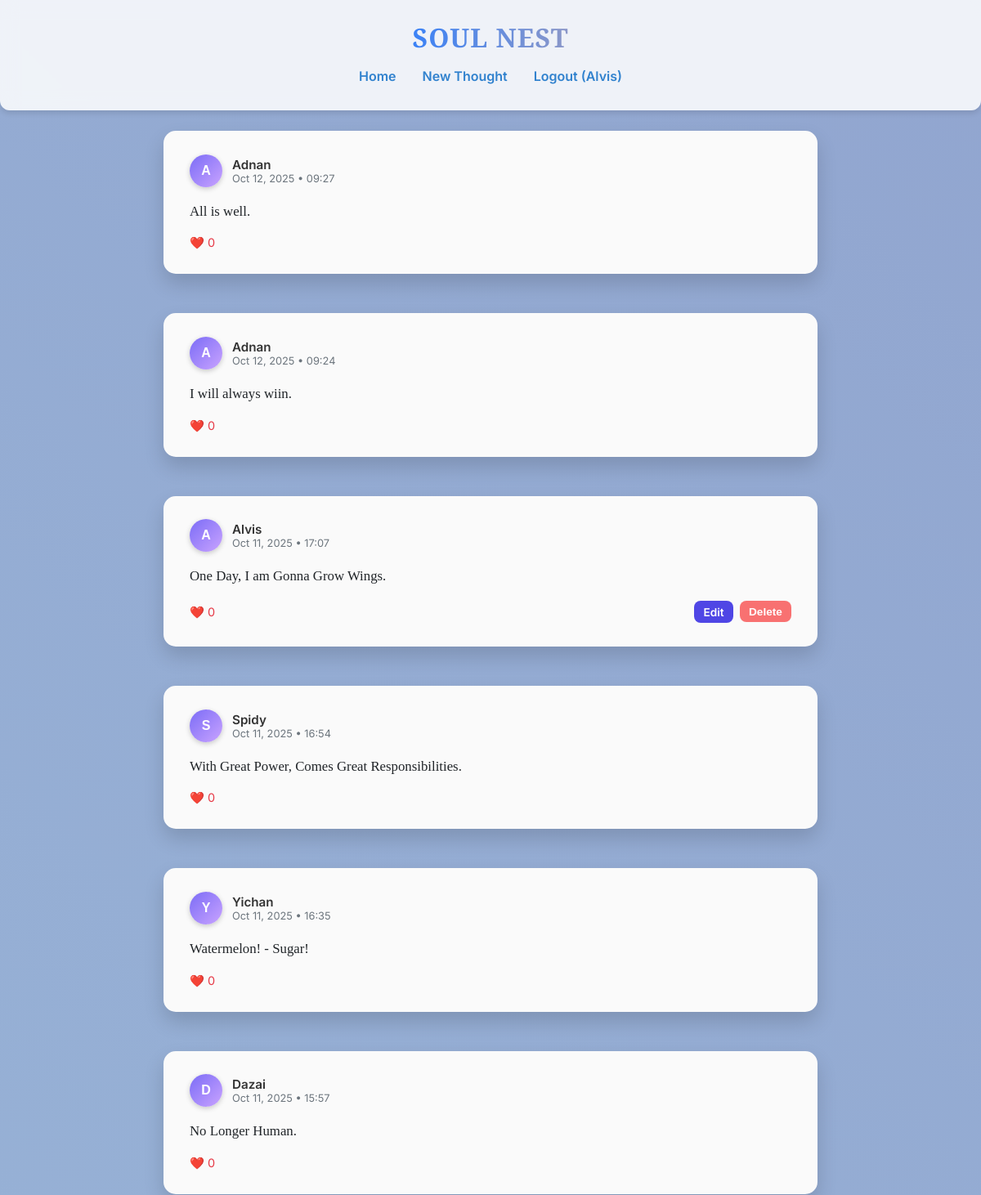
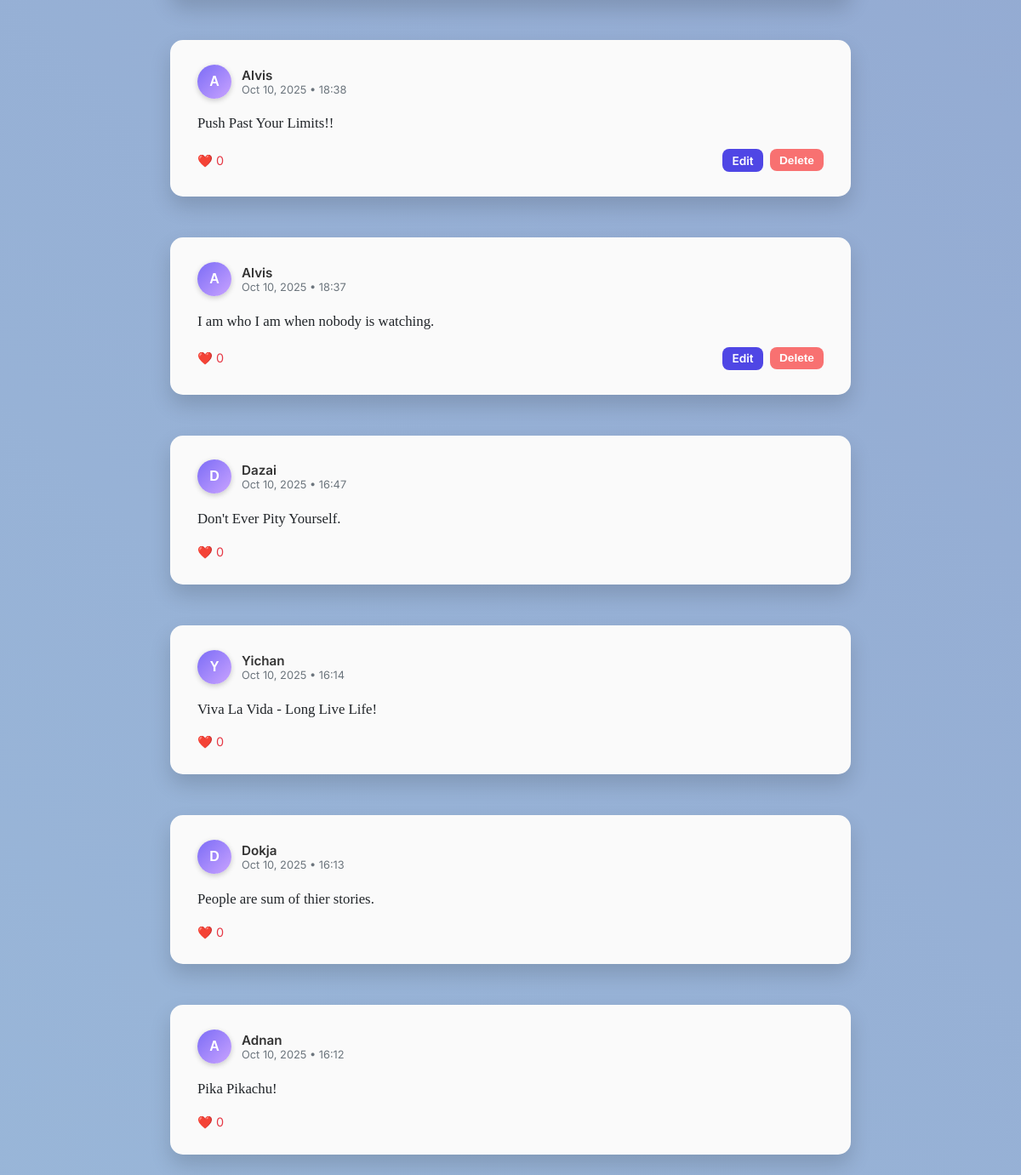
Screenshot of /thoughts (signed in) with the database file from the repository (2 pictures, top to bottom).
### models.py (models this page shows)
class User(UserMixin, db.Model):
    id = db.Column(db.Integer, primary_key=True)
    username = db.Column(db.String(80), unique=True, nullable=False)
    password = db.Column(db.String(120), nullable=False)
    thoughts = db.relationship('Thought', backref='user', lazy=True)  # Backref 'user' for Thought

class Thought(db.Model):
    id = db.Column(db.Integer, primary_key=True)
    content = db.Column(db.Text, nullable=False)
    user_id = db.Column(db.Integer, db.ForeignKey('user.id'), nullable=False)
    timestamp = db.Column(db.DateTime, default=datetime.utcnow)  # Uses UTC for consistency  # Uses UTC for consistency
    mood = db.Column(db.String(20), default="neutral")

### app.py (the view)
@app.route('/thoughts')
@login_required
def thoughts():
    all_thoughts = Thought.query.options(
        joinedload(Thought.user)
    ).order_by(Thought.timestamp.desc()).all()
    return render_template('thoughts.html', thoughts=all_thoughts)

### app.py (called while the page is built)
@login_manager.user_loader
def load_user(user_id):
    return User.query.get(int(user_id))  # Loads user by ID

### templates/thoughts.html (shortened to what this page needs)
{% extends "base.html" %}
{% block content %}
<div class="feed-container" style="display: flex; flex-direction: column; gap: 1.5rem;">
    {% if thoughts %}
        {% for thought in thoughts %}
            <div class="thought-card mood-{{ thought.mood }}" data-aos="fade-up" style="
                padding: 1.8rem 2rem;
                border-radius: 15px;
                box-shadow: 0 12px 25px rgba(0,0,0,0.15);
                transition: transform 0.3s ease, box-shadow 0.3s ease, background 0.4s ease;
            "
            onmouseover="this.style.transform='scale(1.03)'; this.style.boxShadow='0 18px 35px rgba(0,0,0,0.25)';"
            onmouseout="this.style.transform='scale(1)'; this.style.boxShadow='0 12px 25px rgba(0,0,0,0.15)';">
                <div class="thought-header" style="display: flex; align-items: center; gap: 0.75rem; margin-bottom: 0.75rem;">
                    <div style="
                        width: 40px; height: 40px;
                        border-radius: 50%;
                        background: linear-gradient(135deg, #7b6cf6, #c9a3ff);
                        display: flex; align-items: center; justify-content: center;
                        font-weight: 700; color: white;
                        font-family: 'Zalando Sans SemiExpanded', sans-serif;
                        font-size: 1rem; text-transform: uppercase;
                        box-shadow: 0 2px 6px rgba(0,0,0,0.2);
                    ">
                        {{ thought.user.username[0] }}
                    </div>
                    <div>
                        <div style="font-weight: 600; font-size: 0.95rem; color: #333;">
                            {{ thought.user.username }}
                        </div>
                        <div style="font-size: 0.8rem; color: #6c757d;">
                            {{ thought.timestamp.strftime('%b %d, %Y • %H:%M') }}
                        </div>
                    </div>
                </div>
                <p class="thought-content" style="
                    font-family: 'PT Serif', serif;
                    font-size: 1.05rem; color: #212529;
                    line-height: 1.6; margin-bottom: 1rem;
                ">
                    {{ thought.content }}
                </p>
                <div class="thought-footer" style="display: flex; justify-content: space-between; align-items: center;">
                    <div class="reactions" style="display: flex; gap: 1rem; font-size: 0.9rem; color: #e63946; cursor: pointer;">
                        <span class="heart-icon">❤️ {{ thought.likes or 0 }}</span>
                    </div>
                    {% if thought.user_id == current_user.id %}
                        <div style="display:flex; gap:0.5rem;">
                            <a href="{{ url_for('edit_thought', id=thought.id) }}" style="
                                padding:0.35rem 0.7rem; font-size:0.85rem; font-weight:600; border-radius:8px; border:none;
                                background:#4f46e5; color:white; text-decoration:none; cursor:pointer; transition: all 0.3s ease;"
                                onmouseover="this.style.transform='translateY(-2px) scale(1.05)';" onmouseout="this.style.transform='none';">
                                Edit
                            </a>
                            <form action="{{ url_for('delete_thought', id=thought.id) }}" method="POST">
                                <button type="submit" style="
                                    padding:0.35rem 0.7rem; font-size:0.85rem; font-weight:600; border-radius:8px; border:none;
                                    background:#f87171; color:white; cursor:pointer; transition: all 0.3s ease;"
                                    onmouseover="this.style.transform='translateY(-2px) scale(1.05)';" onmouseout="this.style.transform='none';">
                                    Delete
                                </button>
                            </form>
                        </div>
                    {% endif %}
                </div>
            </div>
        {% endfor %}
    {% else %}
        <div class="no-thoughts text-center mt-5">
            <h3 style="font-family: 'PT Serif', serif;">No thoughts yet... 🌱</h3>
            <p style="color: #555;">Share your first thought to start building your soul nest!</p>
        </div>
    {% endif %}
</div>
{% endblock %}

### templates/base.html (shortened to what this page needs)
<!DOCTYPE html>
<html lang="en">
<head>
    <link href="https://unpkg.com/aos@2.3.1/dist/aos.css" rel="stylesheet">
</head>
<body>
    <div class="header" data-aos="fade-down">
        <h1>SOUL NEST</h1>
        <div class="nav-links">
            <a href="{% if current_user.is_authenticated %}{{ url_for('thoughts') }}{% else %}{{ url_for('home') }}{% endif %}">
                Home
            </a>
            {% if current_user.is_authenticated %}
                <a href="{{ url_for('new_thought') }}">New Thought</a>
                <a href="{{ url_for('logout') }}">Logout ({{ current_user.username }})</a>
            {% else %}
                <a href="{{ url_for('login') }}">Login</a>
                <a href="{{ url_for('register') }}">Register</a>
            {% endif %}
        </div>
    </div>
    <div class="content container" data-aos="fade-up">
        {% block content %}{% endblock %}
    </div>
</body>
</html>

### templates/base.html (style rules this page uses)
:root { --primary: #3182ce; --primary-light: #e0f2fe; --text-dark: #212529; --text-muted: #6c757d; --bg: #f8f9fa; --card-bg: #ffffff; --card-shadow: 0 4px 6px rgba(0, 0, 0, 0.1); }
body { font-family: 'Inter', sans-serif; margin: 0; background: linear-gradient(45deg, #a8d8ea 0%, #8b97c8 100%); background-size: 400% 400%; animation: gradientShift 15s ease infinite; overflow-x: hidden; }
.container { max-width: 800px; margin: 0 auto; padding: 0 1rem; }
.header { background: rgba(255, 255, 255, 0.85); padding: 1.5rem 0; position: fixed; top: 0; width: 100%; z-index: 1000; display: flex; flex-direction: column; align-items: center; box-shadow: var(--card-shadow); border-radius: 0 0 12px 12px; backdrop-filter: blur(10px); }
.header h1 { margin: 0; text-align: center; font-family: 'Playfair Display', serif; font-size: 2rem; letter-spacing: 1px; background: linear-gradient(90deg, #3b82f6, #8b97c8); -webkit-background-clip: text; background-clip: text; color: transparent; }
.nav-links { display: flex; justify-content: center; gap: 2rem; margin-top: 0.5rem; }
.nav-links a { color: var(--primary); text-decoration: none; font-weight: 600; position: relative; padding: 0.5rem 0; }
.nav-links a::after { content: ''; position: absolute; width: 0%; height: 2px; left: 0; bottom: -2px; background: var(--primary); transition: width 0.3s; }
.content { margin-top: 160px; }
.thought-card { background: rgba(255, 255, 255, 0.85); padding: 1.5rem; border-radius: 12px; box-shadow: var(--card-shadow); margin-bottom: 1.5rem; transition: transform 0.3s, box-shadow 0.3s, background 0.3s; }
.heart-icon { display: inline-block; transition: transform 0.5s cubic-bezier(0.4, 0, 0.2, 1), text-shadow 0.5s cubic-bezier(0.4, 0, 0.2, 1); cursor: pointer; }
button { width: 100%; padding: 0.75rem; background-color: var(--primary); color: white; border: none; border-radius: 8px; font-size: 1rem; font-weight: 600; cursor: pointer; transition: all 0.3s ease; }

### templates/thoughts.html (style rules this page uses)
.thought-card { background: #fafafa; transition: all 0.4s ease; }

### rows the page displays
User: username "Alvis"
Thought: user "A", user.username "Adnan", timestamp "Oct 12, 2025 • 09:27", content "All is well.", likes "0"
Thought: user "A", user.username "Adnan", timestamp "Oct 12, 2025 • 09:24", content "I will always wiin.", likes "0"
Thought: user "A", user.username "Alvis", timestamp "Oct 11, 2025 • 17:07", content "One Day, I am Gonna Grow Wings.", likes "0"
Thought: user "S", user.username "Spidy", timestamp "Oct 11, 2025 • 16:54", content "With Great Power, Comes Great Responsibilities.", likes "0"
Thought: user "Y", user.username "Yichan", timestamp "Oct 11, 2025 • 16:35", content "Watermelon! - Sugar!", likes "0"
Thought: user "D", user.username "Dazai", timestamp "Oct 11, 2025 • 15:57", content "No Longer Human.", likes "0"
Thought: user "A", user.username "Alvis", timestamp "Oct 10, 2025 • 18:38", content "Push Past Your Limits!!", likes "0"
Thought: user "A", user.username "Alvis", timestamp "Oct 10, 2025 • 18:37", content "I am who I am when nobody is watching.", likes "0"
Thought: user "D", user.username "Dazai", timestamp "Oct 10, 2025 • 16:47", content "Don't Ever Pity Yourself.", likes "0"
Thought: user "Y", user.username "Yichan", timestamp "Oct 10, 2025 • 16:14", content "Viva La Vida - Long Live Life!", likes "0"
Thought: user "D", user.username "Dokja", timestamp "Oct 10, 2025 • 16:13", content "People are sum of thier stories.", likes "0"
Thought: user "A", user.username "Adnan", timestamp "Oct 10, 2025 • 16:12", content "Pika Pikachu!", likes "0"
